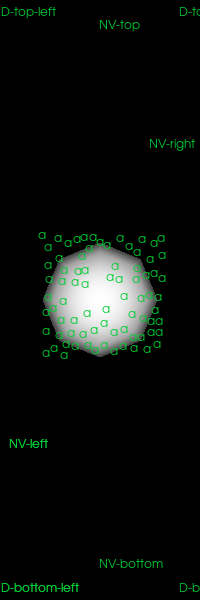

Here is the Python script that generated this plot:
#!/usr/bin/env python

# Test vtkLabelPlacementMapper in World, NormalizedViewport, and Display coordinates.

import vtkmodules.vtkInteractionStyle  # noqa: F401
import vtkmodules.vtkRenderingOpenGL2  # noqa: F401

import os

from vtkmodules.vtkCommonCore import (
    vtkPoints,
    vtkStringArray,
)
from vtkmodules.vtkCommonDataModel import vtkPolyData
from vtkmodules.vtkCommonTransforms import vtkTransform
from vtkmodules.vtkFiltersGeneral import vtkTransformPolyDataFilter
from vtkmodules.vtkFiltersSources import vtkSphereSource
from vtkmodules.vtkIOXML import vtkXMLPolyDataReader
from vtkmodules.vtkRenderingCore import (
    vtkActor,
    vtkActor2D,
    vtkPolyDataMapper,
    vtkRenderWindow,
    vtkRenderWindowInteractor,
    vtkRenderer,
    vtkTextProperty,
)
from vtkmodules.vtkRenderingLabel import (
    vtkLabelHierarchy,
    vtkLabelPlacementMapper,
    vtkPointSetToLabelHierarchy,
)

# Window size (non-unit aspect ratio to capture more potential errors)
window_width = 200
window_height = 600

data_dir = os.environ.get("VPE_DATA_DIR", os.path.dirname(os.path.abspath(__file__)))

# Shared text property
text_property = vtkTextProperty()
text_property.SetFontSize(12)
text_property.SetFontFamilyToArial()
text_property.SetColor(0.0, 0.8, 0.2)

# --- World coordinate labels ---
center = [12.0, 8.0, 30.0]

sphere = vtkSphereSource()
sphere.SetRadius(5.0)
sphere.SetCenter(center)

sphere_mapper = vtkPolyDataMapper()
sphere_mapper.SetInputConnection(sphere.GetOutputPort())

sphere_actor = vtkActor()
sphere_actor.SetMapper(sphere_mapper)

# Read label data and translate to center
reader = vtkXMLPolyDataReader()
reader.SetFileName(os.path.join(data_dir, "uniform-001371-5x5x5.vtp"))

center_transform = vtkTransform()
center_transform.Translate(center)

transform_filter = vtkTransformPolyDataFilter()
transform_filter.SetInputConnection(reader.GetOutputPort())
transform_filter.SetTransform(center_transform)

world_hierarchy = vtkPointSetToLabelHierarchy()
world_hierarchy.SetTextProperty(text_property)
world_hierarchy.AddInputConnection(transform_filter.GetOutputPort())
world_hierarchy.SetPriorityArrayName("Priority")
world_hierarchy.SetLabelArrayName("PlaceNames")
world_hierarchy.SetMaximumDepth(5)
world_hierarchy.SetTargetLabelCount(32)

world_label_mapper = vtkLabelPlacementMapper()
world_label_mapper.SetInputConnection(world_hierarchy.GetOutputPort())
world_label_mapper.SetIteratorType(vtkLabelHierarchy.QUEUE)
world_label_mapper.SetMaximumLabelFraction(0.05)
world_label_mapper.UseDepthBufferOn()

world_label_actor = vtkActor2D()
world_label_actor.SetMapper(world_label_mapper)

# --- NormalizedViewport coordinate labels ---
nv_points = vtkPoints()
nv_points.InsertNextPoint(0.05, 0.25, 0)
nv_points.InsertNextPoint(0.75, 0.75, 0)
nv_points.InsertNextPoint(0.50, 0.05, 0)
nv_points.InsertNextPoint(0.50, 0.95, 0)

nv_poly = vtkPolyData()
nv_poly.SetPoints(nv_points)

nv_labels = vtkStringArray()
nv_labels.SetName("labels")
nv_labels.InsertNextValue("NV-left")
nv_labels.InsertNextValue("NV-right")
nv_labels.InsertNextValue("NV-bottom")
nv_labels.InsertNextValue("NV-top")

nv_priority = vtkStringArray()
nv_priority.SetName("priority")
nv_priority.InsertNextValue("1")
nv_priority.InsertNextValue("1")
nv_priority.InsertNextValue("1")
nv_priority.InsertNextValue("1")

nv_poly.GetPointData().AddArray(nv_labels)
nv_poly.GetPointData().AddArray(nv_priority)

nv_hierarchy = vtkPointSetToLabelHierarchy()
nv_hierarchy.SetTextProperty(text_property)
nv_hierarchy.AddInputData(nv_poly)
nv_hierarchy.SetPriorityArrayName("priority")
nv_hierarchy.SetLabelArrayName("labels")

nv_label_mapper = vtkLabelPlacementMapper()
nv_label_mapper.SetInputConnection(nv_hierarchy.GetOutputPort())
nv_label_mapper.PlaceAllLabelsOn()
nv_label_mapper.GetAnchorTransform().SetCoordinateSystemToNormalizedViewport()
nv_label_mapper.UseDepthBufferOff()

nv_label_actor = vtkActor2D()
nv_label_actor.SetMapper(nv_label_mapper)

# --- Display coordinate labels ---
display_points = vtkPoints()
display_points.InsertNextPoint(window_width * 0.01, window_height * 0.01, 0)
display_points.InsertNextPoint(window_width * 0.90, window_height * 0.01, 0)
display_points.InsertNextPoint(window_width * 0.01, window_height * 0.97, 0)
display_points.InsertNextPoint(window_width * 0.90, window_height * 0.97, 0)

display_poly = vtkPolyData()
display_poly.SetPoints(display_points)

display_labels = vtkStringArray()
display_labels.SetName("labels")
display_labels.InsertNextValue("D-bottom-left")
display_labels.InsertNextValue("D-bottom-right")
display_labels.InsertNextValue("D-top-left")
display_labels.InsertNextValue("D-top-right")

display_priority = vtkStringArray()
display_priority.SetName("priority")
display_priority.InsertNextValue("1")
display_priority.InsertNextValue("1")
display_priority.InsertNextValue("1")
display_priority.InsertNextValue("1")

display_poly.GetPointData().AddArray(display_labels)
display_poly.GetPointData().AddArray(display_priority)

display_hierarchy = vtkPointSetToLabelHierarchy()
display_hierarchy.SetTextProperty(text_property)
display_hierarchy.AddInputData(display_poly)
display_hierarchy.SetPriorityArrayName("priority")
display_hierarchy.SetLabelArrayName("labels")

display_label_mapper = vtkLabelPlacementMapper()
display_label_mapper.SetInputConnection(display_hierarchy.GetOutputPort())
display_label_mapper.PlaceAllLabelsOn()
display_label_mapper.GetAnchorTransform().SetCoordinateSystemToDisplay()
display_label_mapper.UseDepthBufferOff()

display_label_actor = vtkActor2D()
display_label_actor.SetMapper(display_label_mapper)

# Renderer
renderer = vtkRenderer()
renderer.SetBackground(0.0, 0.0, 0.0)
renderer.AddActor(sphere_actor)
renderer.AddActor(world_label_actor)
renderer.AddActor(nv_label_actor)
renderer.AddActor(display_label_actor)

# Render window
render_window = vtkRenderWindow()
render_window.SetSize(window_width, window_height)
render_window.AddRenderer(renderer)
render_window.SetWindowName("label placement mapper")

# Functional render: establish viewport for label placement
render_window.Render()

# Scene
renderer.ResetCamera()
renderer.ResetCamera()
renderer.ResetCamera()

# Interactor
interactor = vtkRenderWindowInteractor()
interactor.SetRenderWindow(render_window)

interactor.Initialize()
interactor.Start()
